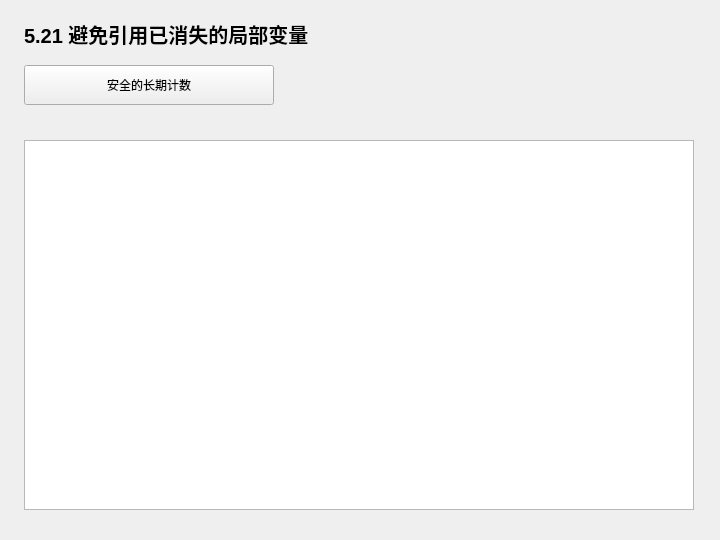
<?xml version="1.0" encoding="UTF-8"?>
<ui version="4.0">
 <class>Widget</class>
 <widget class="QWidget" name="Widget">
  <property name="geometry">
   <rect>
    <x>0</x>
    <y>0</y>
    <width>720</width>
    <height>540</height>
   </rect>
  </property>
  <property name="windowTitle">
   <string>5.21 避免引用已消失的局部变量</string>
  </property>
  <widget class="QLabel" name="headingLabel">
   <property name="geometry">
    <rect>
     <x>24</x>
     <y>18</y>
     <width>670</width>
     <height>32</height>
    </rect>
   </property>
   <property name="text">
    <string>5.21 避免引用已消失的局部变量</string>
   </property>
   <property name="font">
    <font>
     <pointsize>15</pointsize>
     <bold>true</bold>
    </font>
   </property>
  </widget>
  <widget class="QPlainTextEdit" name="outputEdit">
   <property name="geometry">
    <rect>
     <x>24</x>
     <y>140</y>
     <width>670</width>
     <height>370</height>
    </rect>
   </property>
   <property name="readOnly">
    <bool>true</bool>
   </property>
  </widget>
  <widget class="QPushButton" name="runButton">
   <property name="geometry">
    <rect>
     <x>24</x>
     <y>65</y>
     <width>250</width>
     <height>40</height>
    </rect>
   </property>
   <property name="text">
    <string>安全的长期计数</string>
   </property>
  </widget>
 </widget>
 <resources />
 <connections />
</ui>
